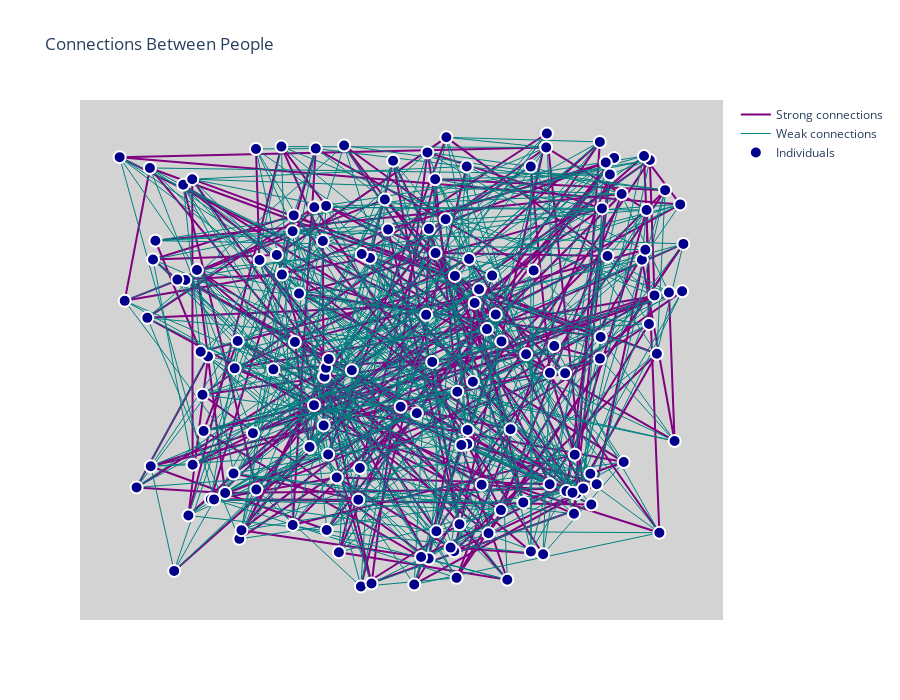

Notebook code for this chart:
### Code cell
def compute_layout(G):
    """uses networkX's random layout to generate locations for our nodes"""
    return nx.random_layout(G,center=(0,0),dim=2)

sim2 = Simulator(150)
sim2.perform_single_simulation()

# Build the graph
G = build_population_graph(sim2.individuals)

# Compute layout
pos = compute_layout(G)

# Display
plot_graph_plotly(G, pos)

### Figure 1 — Plotly figure (JSON) as saved in the notebook; plotly's stock layout.template omitted (floating-point values rounded to 4 significant figures; data arrays with more than 128 entries replaced by an {"elided": "..."} marker saying what was removed)
{"data": [{"line": {"color": "purple", "width": 2}, "marker": {"line": {"color": "White", "width": 2}, "size": 12}, "mode": "lines", "name": "Strong connections", "type": "scatter", "x": {"elided": "636 float values"}, "y": {"elided": "636 float values"}}, {"line": {"color": "teal", "width": 1}, "marker": {"line": {"color": "White", "width": 2}, "size": 12}, "mode": "lines", "name": "Weak connections", "type": "scatter", "x": {"elided": "1098 float values"}, "y": {"elided": "1098 float values"}}, {"marker": {"color": "darkblue", "line": {"color": "White", "width": 2}, "size": 12}, "mode": "markers", "name": "Individuals", "type": "scatter", "x": {"elided": "150 float values"}, "y": {"elided": "150 float values"}}], "layout": {"height": 700, "hovermode": "closest", "plot_bgcolor": "lightgray", "showlegend": true, "title": {"text": "Connections Between People"}, "width": 900, "xaxis": {"autorange": true, "range": [-0.06361, 1.062], "showgrid": false, "showticklabels": false, "type": "linear", "zeroline": false}, "yaxis": {"autorange": true, "range": [-0.06692, 1.064], "showgrid": false, "showticklabels": false, "type": "linear", "zeroline": false}}}
